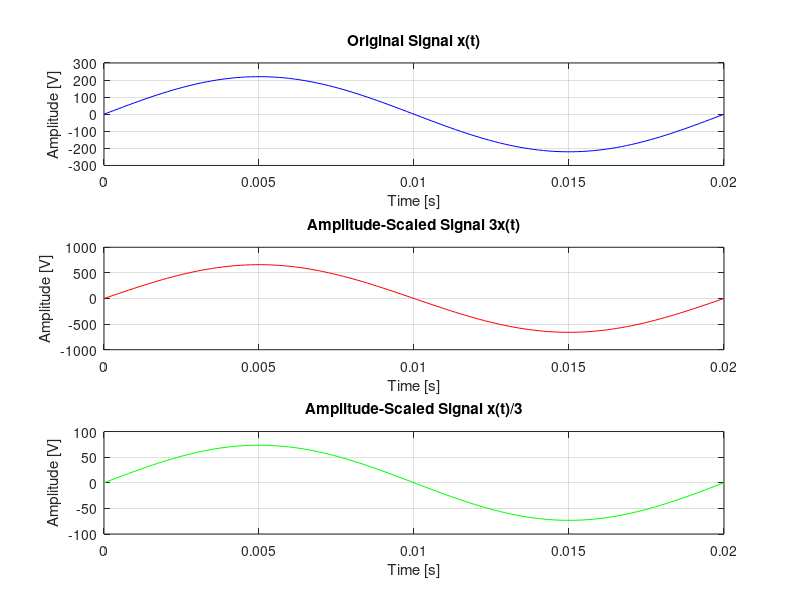

Reproduce this figure in MATLAB.
%% CT Amplitude Scaling

clear; clc;
close all;

A = 220;
phi = 0;
f = 50;
T = 1/f;

t = linspace(0,T,128);

signal_original = A*sin(2*pi*f*t + phi);

signal_scaled1 = 3*signal_original;
signal_scaled2 = signal_original/3;

subplot(3,1,1);
plot(t,signal_original,'b');
xlabel('Time [s]');
ylabel('Amplitude [V]');
title('Original Signal x(t)');
grid on;

subplot(3,1,2);
plot(t,signal_scaled1,'r');
xlabel('Time [s]');
ylabel('Amplitude [V]');
title('Amplitude-Scaled Signal 3x(t)');
grid on;

subplot(3,1,3);
plot(t,signal_scaled2,'g');
xlabel('Time [s]');
ylabel('Amplitude [V]');
title('Amplitude-Scaled Signal x(t)/3');
grid on;
